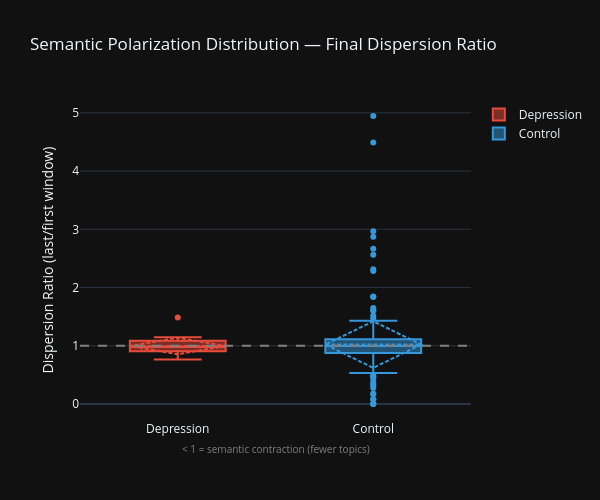

Source (notebook cell):
### Code cell
# Population-level polarization: box plot of final dispersion ratio
print('Computing population dispersion ratios...')
pop_ratios = []
sample_uids = list(user_post_counts.keys())[:500]
for uid in sample_uids:
    disp = compute_dispersion_timeline(uid, window_size=30, step=10)
    if disp is None or len(disp) < 3:
        continue
    ratio = disp['dispersion'].iloc[-1] / (disp['dispersion'].iloc[0] + 1e-8)
    pop_ratios.append({
        'user_id': uid, 'label': user_label[uid],
        'final_ratio': ratio, 'n_posts': user_post_counts[uid],
    })

df_polar = pd.DataFrame(pop_ratios)
print(f'Computed for {len(df_polar)} users')

fig = go.Figure()
for label, color in [('depression', C_DEP), ('control', C_CTL)]:
    vals = df_polar[df_polar['label'] == label]['final_ratio']
    fig.add_trace(go.Box(y=vals, name=label.capitalize(), marker_color=color, boxmean='sd'))

fig.add_hline(y=1.0, line_dash='dash', line_color='gray')
fig.update_layout(
    title='Semantic Polarization Distribution — Final Dispersion Ratio',
    yaxis_title='Dispersion Ratio (last/first window)',
    width=600, height=500, template='plotly_dark',
    annotations=[dict(
        text='< 1 = semantic contraction (fewer topics)',
        x=0.5, y=-0.12, xref='paper', yref='paper',
        showarrow=False, font=dict(size=10, color='gray'),
    )],
)
fig.show()

print(f'\nMean ratio — Depression: {df_polar[df_polar["label"]=="depression"]["final_ratio"].mean():.3f}, '
      f'Control: {df_polar[df_polar["label"]=="control"]["final_ratio"].mean():.3f}')

### Figure 1 — Plotly figure (JSON) as saved in the notebook; plotly's stock layout.template omitted (floating-point values rounded to 4 significant figures; data arrays with more than 128 entries replaced by an {"elided": "..."} marker saying what was removed)
{"data": [{"boxmean": "sd", "marker": {"color": "#e74c3c"}, "name": "Depression", "type": "box", "y": [1.098, 0.9745, 0.9886, 0.8682, 0.7634, 0.9196, 0.8509, 0.9167, 1.034, 0.9782, 1.098, 0.9104, 0.9064, 1.146, 0.9789, 1.14, 1.035, 0.9748, 0.8599, 1.085, 1.088, 1.486, 0.82, 0.9896, 1.129, 0.869]}, {"boxmean": "sd", "marker": {"color": "#3498db"}, "name": "Control", "type": "box", "y": {"elided": "413 float values"}}], "layout": {"annotations": [{"font": {"color": "gray", "size": 10}, "showarrow": false, "text": "< 1 = semantic contraction (fewer topics)", "x": 0.5, "xref": "paper", "y": -0.12, "yref": "paper"}], "height": 500, "shapes": [{"line": {"color": "gray", "dash": "dash"}, "type": "line", "x0": 0, "x1": 1, "xref": "x domain", "y0": 1, "y1": 1, "yref": "y"}], "title": {"text": "Semantic Polarization Distribution — Final Dispersion Ratio"}, "width": 600, "yaxis": {"title": {"text": "Dispersion Ratio (last/first window)"}}}}
